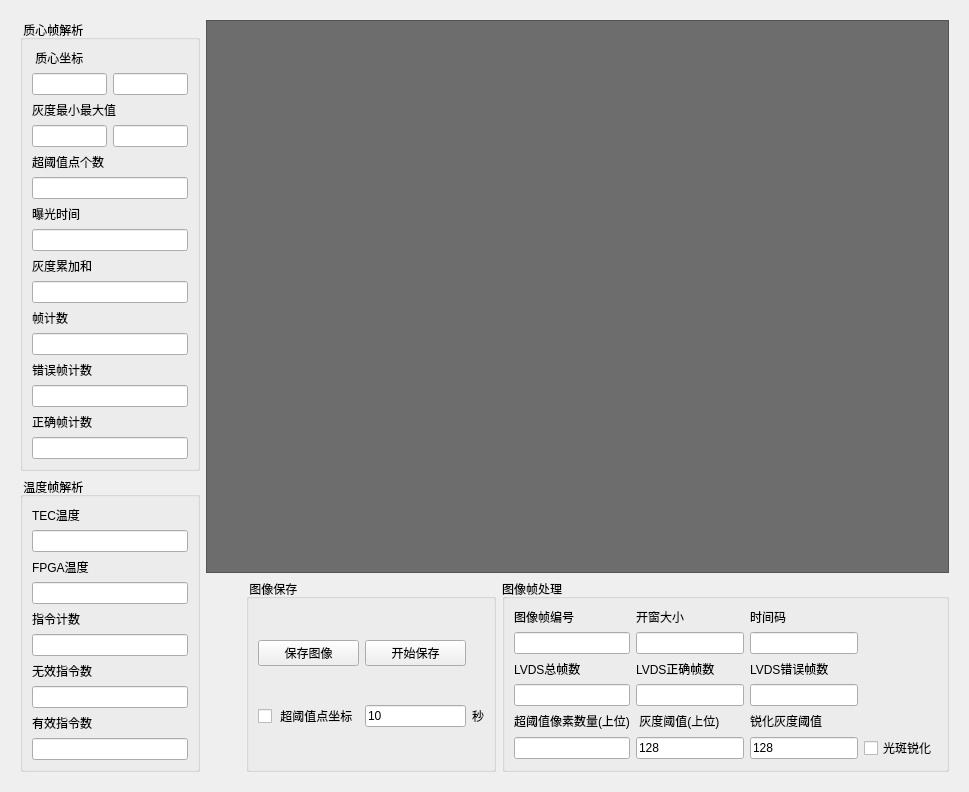
      <widget class="QWidget" name="page_4">
       <layout class="QVBoxLayout" name="verticalLayout_4">
        <item>
         <widget class="QWidget" name="widget_7" native="true">
          <property name="minimumSize">
           <size>
            <width>0</width>
            <height>0</height>
           </size>
          </property>
          <property name="maximumSize">
           <size>
            <width>500000</width>
            <height>16777215</height>
           </size>
          </property>
          <layout class="QHBoxLayout" name="horizontalLayout_36">
           <item>
            <layout class="QVBoxLayout" name="verticalLayout_27">
             <item>
              <widget class="QGroupBox" name="groupBox_18">
               <property name="maximumSize">
                <size>
                 <width>180</width>
                 <height>16777215</height>
                </size>
               </property>
               <property name="title">
                <string> 质心帧解析</string>
               </property>
               <layout class="QGridLayout" name="gridLayout_4">
                <item row="15" column="0" colspan="2">
                 <widget class="QLineEdit" name="lineEdit_validCentroidFameNum"/>
                </item>
                <item row="2" column="0" colspan="2">
                 <widget class="QLabel" name="label_45">
                  <property name="text">
                   <string>灰度最小最大值</string>
                  </property>
                 </widget>
                </item>
                <item row="10" column="0">
                 <widget class="QLabel" name="label_49">
                  <property name="text">
                   <string>帧计数</string>
                  </property>
                 </widget>
                </item>
                <item row="5" column="0" colspan="2">
                 <widget class="QLineEdit" name="lineEdit_overGrayscaleNum"/>
                </item>
                <item row="12" column="0">
                 <widget class="QLabel" name="label_50">
                  <property name="text">
                   <string>错误帧计数</string>
                  </property>
                 </widget>
                </item>
                <item row="13" column="0" colspan="2">
                 <widget class="QLineEdit" name="lineEdit_errorCentroidFameNum"/>
                </item>
                <item row="14" column="0">
                 <widget class="QLabel" name="label_51">
                  <property name="text">
                   <string>正确帧计数</string>
                  </property>
                 </widget>
                </item>
                <item row="3" column="1">
                 <widget class="QLineEdit" name="lineEdit_maxGray">
                  <property name="sizePolicy">
                   <sizepolicy hsizetype="Fixed" vsizetype="Fixed">
                    <horstretch>0</horstretch>
                    <verstretch>0</verstretch>
                   </sizepolicy>
                  </property>
                 </widget>
                </item>
                <item row="4" column="0" colspan="2">
                 <widget class="QLabel" name="label_46">
                  <property name="text">
                   <string>超阈值点个数</string>
                  </property>
                 </widget>
                </item>
                <item row="3" column="0">
                 <widget class="QLineEdit" name="lineEdit_minGray">
                  <property name="sizePolicy">
                   <sizepolicy hsizetype="Fixed" vsizetype="Fixed">
                    <horstretch>0</horstretch>
                    <verstretch>0</verstretch>
                   </sizepolicy>
                  </property>
                 </widget>
                </item>
                <item row="1" column="0">
                 <widget class="QLineEdit" name="lineEdit_centroidX">
                  <property name="sizePolicy">
                   <sizepolicy hsizetype="Fixed" vsizetype="Fixed">
                    <horstretch>0</horstretch>
                    <verstretch>0</verstretch>
                   </sizepolicy>
                  </property>
                 </widget>
                </item>
                <item row="11" column="0" colspan="2">
                 <widget class="QLineEdit" name="lineEdit_totalCentroidFameNum"/>
                </item>
                <item row="7" column="0" colspan="2">
                 <widget class="QLineEdit" name="lineEdit_exposureTime"/>
                </item>
                <item row="6" column="0" colspan="2">
                 <widget class="QLabel" name="label_47">
                  <property name="text">
                   <string>曝光时间</string>
                  </property>
                 </widget>
                </item>
                <item row="0" column="0" colspan="2">
                 <widget class="QLabel" name="label_44">
                  <property name="text">
                   <string> 质心坐标</string>
                  </property>
                 </widget>
                </item>
                <item row="1" column="1">
                 <widget class="QLineEdit" name="lineEdit_centroidY">
                  <property name="sizePolicy">
                   <sizepolicy hsizetype="Fixed" vsizetype="Fixed">
                    <horstretch>0</horstretch>
                    <verstretch>0</verstretch>
                   </sizepolicy>
                  </property>
                 </widget>
                </item>
                <item row="9" column="0" colspan="2">
                 <widget class="QLineEdit" name="lineEdit_grayscaleSum"/>
                </item>
                <item row="8" column="0" colspan="2">
                 <widget class="QLabel" name="label_48">
                  <property name="text">
                   <string>灰度累加和</string>
                  </property>
                 </widget>
                </item>
               </layout>
              </widget>
             </item>
             <item>
              <widget class="QGroupBox" name="groupBox_19">
               <property name="maximumSize">
                <size>
                 <width>180</width>
                 <height>1800000</height>
                </size>
               </property>
               <property name="title">
                <string> 温度帧解析</string>
               </property>
               <layout class="QVBoxLayout" name="verticalLayout_26">
                <item>
                 <widget class="QLabel" name="label_56">
                  <property name="text">
                   <string>TEC温度</string>
                  </property>
                 </widget>
                </item>
                <item>
                 <widget class="QLineEdit" name="lineEdit_temTEC"/>
                </item>
                <item>
                 <widget class="QLabel" name="label_57">
                  <property name="text">
                   <string>FPGA温度</string>
                  </property>
                 </widget>
                </item>
                <item>
                 <widget class="QLineEdit" name="lineEdit_temFPGA">
                  <property name="text">
                   <string/>
                  </property>
                 </widget>
                </item>
                <item>
                 <widget class="QLabel" name="label_58">
                  <property name="text">
                   <string>指令计数</string>
                  </property>
                 </widget>
                </item>
                <item>
                 <widget class="QLineEdit" name="lineEdit_totalTemParaNum"/>
                </item>
                <item>
                 <widget class="QLabel" name="label_59">
                  <property name="text">
                   <string>无效指令数</string>
                  </property>
                 </widget>
                </item>
                <item>
                 <widget class="QLineEdit" name="lineEdit_errorTemParaNum"/>
                </item>
                <item>
                 <widget class="QLabel" name="label_60">
                  <property name="text">
                   <string>有效指令数</string>
                  </property>
                 </widget>
                </item>
                <item>
                 <widget class="QLineEdit" name="lineEdit_validTemParaNum"/>
                </item>
               </layout>
              </widget>
             </item>
            </layout>
           </item>
           <item>
            <layout class="QVBoxLayout" name="verticalLayout_28">
             <item>
              <widget class="ImageGraphicsView" name="graphicsView">
               <property name="styleSheet">
                <string notr="true">background-color: qlineargradient(spread:pad, x1:0, y1:0, x2:1, y2:0, stop:0 rgba(0, 0, 0, 255), stop:1 rgba(255, 255, 255, 255));
background-color: rgb(109, 109, 109);</string>
               </property>
              </widget>
             </item>
             <item>
              <layout class="QHBoxLayout" name="horizontalLayout_35">
               <item>
                <spacer name="horizontalSpacer_18">
                 <property name="orientation">
                  <enum>Qt::Horizontal</enum>
                 </property>
                 <property name="sizeHint" stdset="0">
                  <size>
                   <width>40</width>
                   <height>20</height>
                  </size>
                 </property>
                </spacer>
               </item>
               <item>
                <widget class="QGroupBox" name="groupBox_4">
                 <property name="maximumSize">
                  <size>
                   <width>250</width>
                   <height>16666</height>
                  </size>
                 </property>
                 <property name="title">
                  <string> 图像保存</string>
                 </property>
                 <layout class="QGridLayout" name="gridLayout_2">
                  <item row="0" column="0">
                   <widget class="QPushButton" name="pushButton_saveImage_2">
                    <property name="text">
                     <string>保存图像</string>
                    </property>
                   </widget>
                  </item>
                  <item row="0" column="1">
                   <widget class="QPushButton" name="pushButton_beginSaveImages_2">
                    <property name="text">
                     <string>开始保存</string>
                    </property>
                   </widget>
                  </item>
                  <item row="1" column="1">
                   <widget class="QLineEdit" name="lineEdit_saveImagesTime_2">
                    <property name="text">
                     <string>10</string>
                    </property>
                   </widget>
                  </item>
                  <item row="1" column="2">
                   <widget class="QLabel" name="label_30">
                    <property name="maximumSize">
                     <size>
                      <width>160</width>
                      <height>16777215</height>
                     </size>
                    </property>
                    <property name="text">
                     <string>秒</string>
                    </property>
                   </widget>
                  </item>
                  <item row="1" column="0">
                   <widget class="QCheckBox" name="checkBox_overGrayScaleCoordinates">
                    <property name="text">
                     <string> 超阈值点坐标</string>
                    </property>
                   </widget>
                  </item>
                 </layout>
                </widget>
               </item>
               <item>
                <widget class="QGroupBox" name="groupBox_5">
                 <property name="maximumSize">
                  <size>
                   <width>16777215</width>
                   <height>240</height>
                  </size>
                 </property>
                 <property name="title">
                  <string>图像帧处理</string>
                 </property>
                 <layout class="QGridLayout" name="gridLayout_3">
                  <item row="3" column="2">
                   <widget class="QLineEdit" name="lineEdit_falseFrameNum_2">
                    <property name="text">
                     <string/>
                    </property>
                   </widget>
                  </item>
                  <item row="2" column="2">
                   <widget class="QLabel" name="label_28">
                    <property name="text">
                     <string>LVDS错误帧数</string>
                    </property>
                   </widget>
                  </item>
                  <item row="3" column="1">
                   <widget class="QLineEdit" name="lineEdit_rightFrameNum_2"/>
                  </item>
                  <item row="2" column="1">
                   <widget class="QLabel" name="label_29">
                    <property name="text">
                     <string>LVDS正确帧数</string>
                    </property>
                   </widget>
                  </item>
                  <item row="4" column="1">
                   <widget class="QLabel" name="label_25">
                    <property name="text">
                     <string> 灰度阈值(上位)</string>
                    </property>
                   </widget>
                  </item>
                  <item row="1" column="1">
                   <widget class="QLineEdit" name="lineEdit_imageWindowSize_2"/>
                  </item>
                  <item row="5" column="2">
                   <widget class="QLineEdit" name="lineEdit_peakingThreshold">
                    <property name="text">
                     <string>128</string>
                    </property>
                   </widget>
                  </item>
                  <item row="2" column="0">
                   <widget class="QLabel" name="label_27">
                    <property name="text">
                     <string>LVDS总帧数</string>
                    </property>
                   </widget>
                  </item>
                  <item row="1" column="2">
                   <widget class="QLineEdit" name="lineEdit_timeCode_2"/>
                  </item>
                  <item row="4" column="0">
                   <widget class="QLabel" name="label_26">
                    <property name="text">
                     <string>超阈值像素数量(上位)</string>
                    </property>
                   </widget>
                  </item>
                  <item row="1" column="0">
                   <widget class="QLineEdit" name="lineEdit_imageFrameNum_2"/>
                  </item>
                  <item row="0" column="2">
                   <widget class="QLabel" name="label_24">
                    <property name="text">
                     <string>时间码</string>
                    </property>
                   </widget>
                  </item>
                  <item row="5" column="0">
                   <widget class="QLineEdit" name="lineEdit_oversizeNum_2"/>
                  </item>
                  <item row="5" column="1">
                   <widget class="QLineEdit" name="lineEdit_grayThre_2">
                    <property name="text">
                     <string>128</string>
                    </property>
                   </widget>
                  </item>
                  <item row="3" column="0">
                   <widget class="QLineEdit" name="lineEdit_frameNum_2"/>
                  </item>
                  <item row="0" column="1">
                   <widget class="QLabel" name="label_23">
                    <property name="text">
                     <string>开窗大小</string>
                    </property>
                   </widget>
                  </item>
                  <item row="0" column="0">
                   <widget class="QLabel" name="label_22">
                    <property name="text">
                     <string>图像帧编号</string>
                    </property>
                   </widget>
                  </item>
                  <item row="5" column="3">
                   <widget class="QCheckBox" name="checkBox_peaking">
                    <property name="text">
                     <string>光斑锐化</string>
                    </property>
                   </widget>
                  </item>
                  <item row="4" column="2">
                   <widget class="QLabel" name="label_43">
                    <property name="text">
                     <string>锐化灰度阈值</string>
                    </property>
                   </widget>
                  </item>
                 </layout>
                </widget>
               </item>
              </layout>
             </item>
            </layout>
           </item>
          </layout>
         </widget>
        </item>
       </layout>
      </widget>
